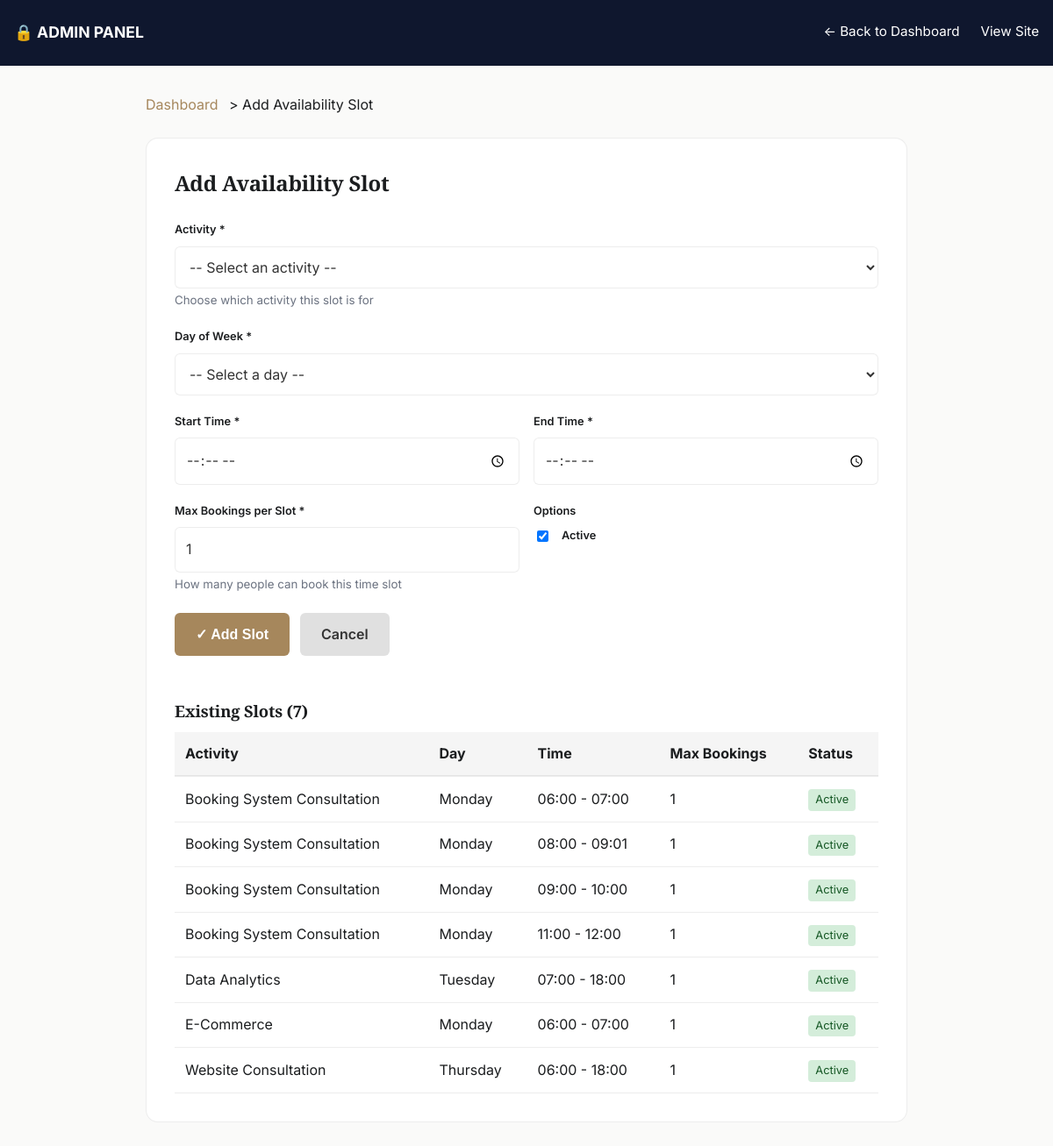
The app's page /booking/admin/add-availability-slot/ (signed in), older data.
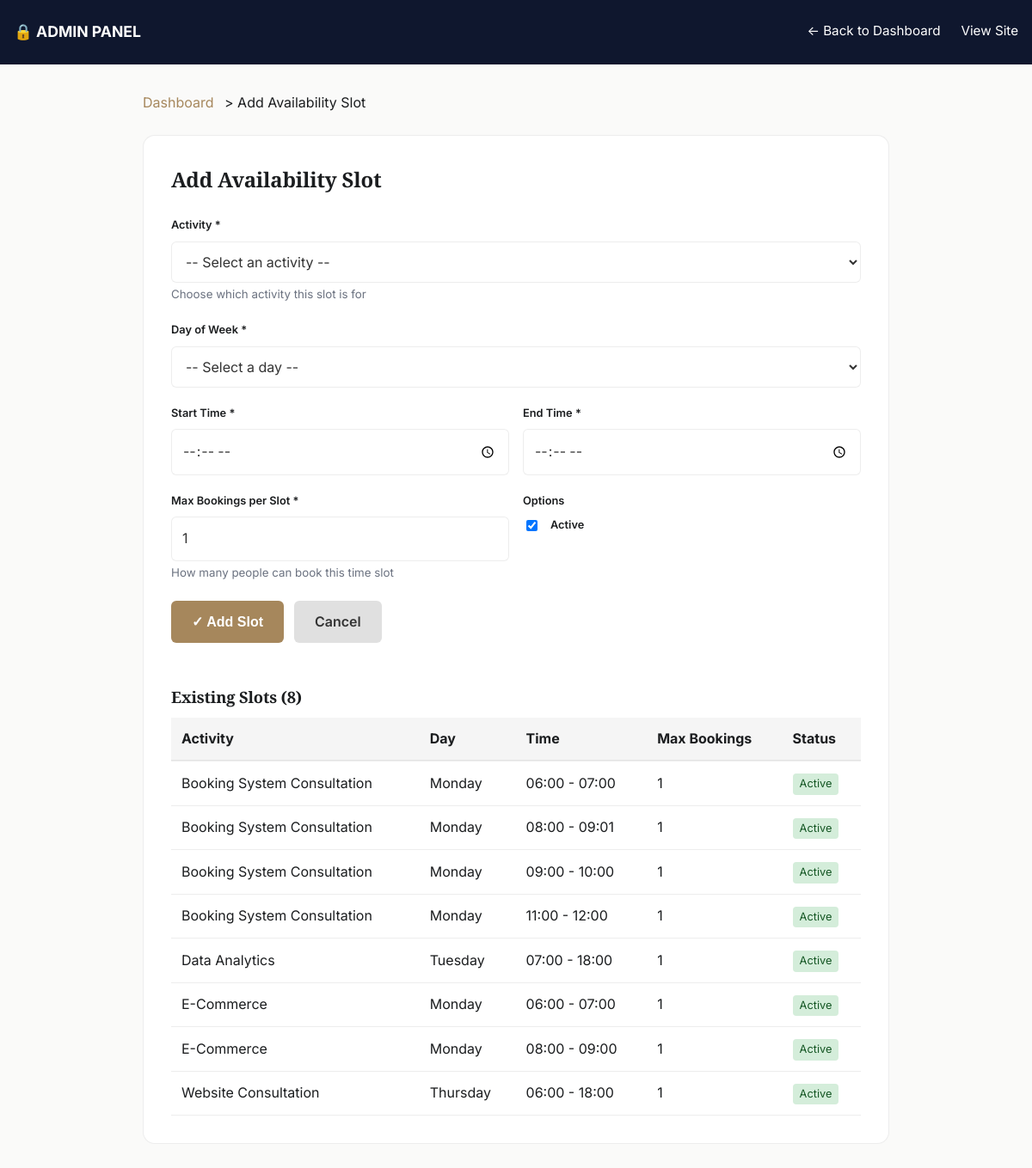
The same page, newer data.
### booking/models.py (models this page shows, shortened)
class AvailabilitySlot(models.Model):
    DAYS_OF_WEEK = [
        (0, "Monday"),
        (1, "Tuesday"),
        (2, "Wednesday"),
        (3, "Thursday"),
        (4, "Friday"),
        (5, "Saturday"),
        (6, "Sunday"),
    ]
    activity = models.ForeignKey(Activity, on_delete=models.CASCADE, related_name="slots")
    day_of_week = models.IntegerField(choices=DAYS_OF_WEEK)
    start_time = models.TimeField()
    end_time = models.TimeField()
    max_bookings_per_slot = models.IntegerField(default=1)
    is_active = models.BooleanField(default=True)
    class Meta:
        unique_together = ["activity", "day_of_week", "start_time"]
        ordering = ["day_of_week", "start_time"]

class Activity(models.Model):
    name = models.CharField(max_length=100, unique=True)
    description = models.TextField(blank=True)
    duration_minutes = models.IntegerField(default=30)
    is_active = models.BooleanField(default=True)
    created_at = models.DateTimeField(auto_now_add=True)
    class Meta:
        verbose_name_plural = "Activities"
        ordering = ["name"]

### booking/views.py (the view, shortened to what this page needs)
# urls.py: path("admin/add-availability-slot/", views.add_availability_slot, name="add_availability_slot"),
@login_required(login_url="admin:login")
@user_passes_test(is_admin, login_url="admin:login")
def add_availability_slot(request):
    template_name = "booking/add_availability_slot.html"
    context = {
        "activities": Activity.objects.filter(is_active=True),
        "days_of_week": AvailabilitySlot.DAYS_OF_WEEK,
        "slots": AvailabilitySlot.objects.select_related("activity").order_by("activity", "day_of_week", "start_time"),
    }
    return render(request, template_name, context)

### booking/views.py (called while the page is built)
def is_admin(user):
    return user.is_staff or user.is_superuser

### templates/booking/add_availability_slot.html (shortened to what this page needs)
{% load static %}
<!doctype html>
<html lang="en">
<head>
  <link rel="stylesheet" href="{% static 'css/services.css' %}">
</head>
<body>
  <header class="admin-header">
    <div class="nav" style="max-width: 1200px; margin: 0 auto; padding: 0 16px;">
      <strong>🔒 ADMIN PANEL</strong>
      <div class="admin-nav">
        <a href="{% url 'booking:management' %}">← Back to Dashboard</a>
        <a href="{% url 'services:welcome' %}">View Site</a>
      </div>
    </div>
  </header>
  <div class="container">
    <div class="breadcrumb">
      <a href="{% url 'booking:management' %}">Dashboard</a> > Add Availability Slot
    </div>
    <div class="admin-form">
      <div class="form-section">
        <h2>Add Availability Slot</h2>
        <form method="post">
          <div class="form-group">
            <label for="activity">Activity *</label>
            <select id="activity" name="activity" required>
              <option value="">-- Select an activity --</option>
            </select>
            <small style="color: var(--muted);">Choose which activity this slot is for</small>
          </div>
          <div class="form-group">
            <label for="day_of_week">Day of Week *</label>
            <select id="day_of_week" name="day_of_week" required>
              <option value="">-- Select a day --</option>
            </select>
          </div>
          <div class="form-row">
            <div class="form-group">
              <label for="start_time">Start Time *</label>
              <input type="time" id="start_time" name="start_time" required>
            </div>
            <div class="form-group">
              <label for="end_time">End Time *</label>
              <input type="time" id="end_time" name="end_time" required>
            </div>
          </div>
          <div class="form-row">
            <div class="form-group">
              <label for="max_bookings">Max Bookings per Slot *</label>
              <input type="number" id="max_bookings" name="max_bookings_per_slot" value="1" min="1" max="100" required>
              <small style="color: var(--muted);">How many people can book this time slot</small>
            </div>
            <div class="form-group">
              <label style="margin-bottom: 0;">Options</label>
              <div class="checkbox-group" style="margin-top: 8px;">
                <input type="checkbox" id="is_active" name="is_active" checked>
                <label for="is_active" style="margin: 0;">Active</label>
              </div>
            </div>
          </div>
          <div class="button-group">
            <button type="submit" class="btn-primary">✓ Add Slot</button>
            <a href="{% url 'booking:management' %}" class="btn-secondary" style="text-decoration: none; display: inline-block;">Cancel</a>
          </div>
        </form>
      </div>
      {% if slots %}
        <div class="slots-list">
          <h3>Existing Slots ({{ slots.count }})</h3>
          <table class="slots-table">
            <thead>
              <tr>
                <th>Activity</th>
                <th>Day</th>
                <th>Time</th>
                <th>Max Bookings</th>
                <th>Status</th>
              </tr>
            </thead>
            <tbody>
              {% for slot in slots %}
                <tr>
                  <td>{{ slot.activity.name }}</td>
                  <td>{{ slot.get_day_of_week_display }}</td>
                  <td>{{ slot.start_time|time:"H:i" }} - {{ slot.end_time|time:"H:i" }}</td>
                  <td>{{ slot.max_bookings_per_slot }}</td>
                  <td>
                    <span class="slot-status {% if slot.is_active %}status-active{% else %}status-inactive{% endif %}">
                      {{ slot.is_active|yesno:"Active,Inactive" }}
                    </span>
                  </td>
                </tr>
              {% endfor %}
            </tbody>
          </table>
        </div>
      {% endif %}
    </div>
  </div>
</body>
</html>

Row changes from the older to the newer data that the page shows:
added AvailabilitySlot: activity.name "E-Commerce", day_of_week "Monday", start_time "08:00", end_time "09:00", max_bookings_per_slot "1", is_active "Active"
Text that changed along with them:
{{ slots.count }}: "7" → "8"
